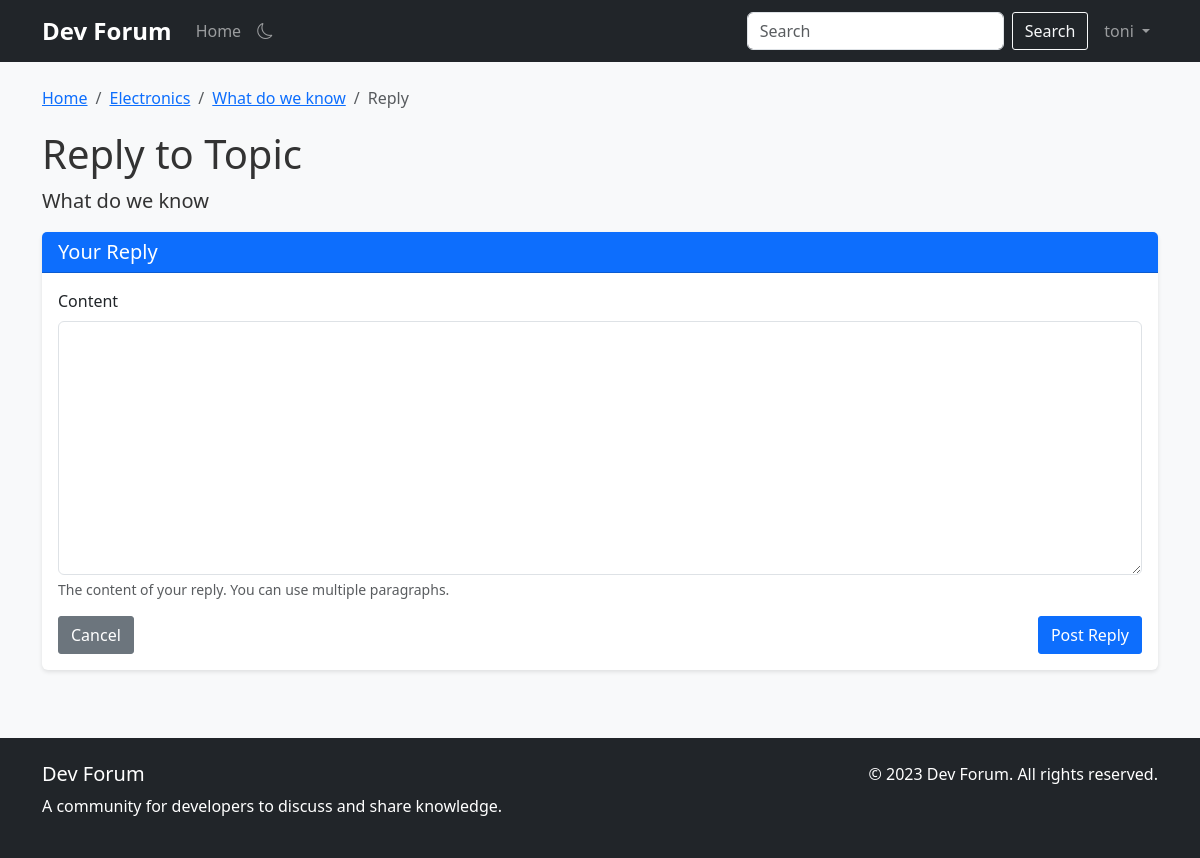
The page /post/new/1 (signed in) on the database its author committed.
### app.py (models this page shows, shortened)
class User(db.Model, UserMixin):
    id = db.Column(db.Integer, primary_key=True)
    username = db.Column(db.String(80), unique=True, nullable=False, index=True)
    email = db.Column(db.String(120), unique=True, nullable=False, index=True)
    password_hash = db.Column(db.String(128))
    bio = db.Column(db.Text, nullable=True)
    join_date = db.Column(db.DateTime, default=datetime.utcnow, index=True)
    is_admin = db.Column(db.Boolean, default=False)
    posts = db.relationship('Post', backref='author', lazy='dynamic', cascade='all, delete-orphan')
    comments = db.relationship('Comment', backref='author', lazy='dynamic', cascade='all, delete-orphan')

class Category(db.Model):
    id = db.Column(db.Integer, primary_key=True)
    name = db.Column(db.String(100), nullable=False, index=True)
    description = db.Column(db.Text, nullable=True)
    topics = db.relationship('Topic', backref='category', lazy='dynamic', cascade='all, delete-orphan')

class Topic(db.Model):
    id = db.Column(db.Integer, primary_key=True)
    title = db.Column(db.String(100), nullable=False, index=True)
    description = db.Column(db.Text, nullable=True)
    created_at = db.Column(db.DateTime, default=datetime.utcnow, index=True)
    category_id = db.Column(db.Integer, db.ForeignKey('category.id'), nullable=False, index=True)
    posts = db.relationship('Post', backref='topic', lazy='dynamic', cascade='all, delete-orphan')

### app.py (the view, shortened to what this page needs)
@app.route('/post/new/<int:topic_id>', methods=['GET', 'POST'])
@login_required
def new_post(topic_id):
    topic = Topic.query.get_or_404(topic_id)
    return render_template('new_post.html', topic=topic)

### app.py (called while the page is built)
@login_manager.user_loader
def load_user(user_id):
    return User.query.get(int(user_id))

@app.context_processor
def utility_processor():
    def recent_topics(limit=5):
        return Topic.query.order_by(Topic.created_at.desc()).limit(limit).all()
    def recent_posts(limit=5):
        return Post.query.order_by(Post.created_at.desc()).limit(limit).all()
    def user_count():
        return User.query.count()
    def topic_count():
        return Topic.query.count()
    def post_count():
        return Post.query.count()
    return {
        'recent_topics': recent_topics,
        'recent_posts': recent_posts,
        'user_count': user_count,
        'topic_count': topic_count,
        'post_count': post_count
    }

### templates/new_post.html (shortened to what this page needs)
{% extends "base.html" %}
{% block content %}
<div class="row">
    <div class="col-md-12">
        <nav aria-label="breadcrumb">
            <ol class="breadcrumb">
                <li class="breadcrumb-item"><a href="{{ url_for('index') }}">Home</a></li>
                <li class="breadcrumb-item"><a href="{{ url_for('category', category_id=topic.category_id) }}">{{ topic.category.name }}</a></li>
                <li class="breadcrumb-item"><a href="{{ url_for('topic', topic_id=topic.id) }}">{{ topic.title }}</a></li>
                <li class="breadcrumb-item active" aria-current="page">Reply</li>
            </ol>
        </nav>
        <h1>Reply to Topic</h1>
        <p class="lead">{{ topic.title }}</p>
        <div class="card">
            <div class="card-header bg-primary text-white">
                <h5 class="mb-0">Your Reply</h5>
            </div>
            <div class="card-body">
                <form method="post" action="{{ url_for('new_post', topic_id=topic.id) }}">
                    <div class="mb-3">
                        <label for="content" class="form-label">Content</label>
                        <textarea class="form-control" id="content" name="content" rows="10" required></textarea>
                        <div class="form-text">The content of your reply. You can use multiple paragraphs.</div>
                    </div>
                    <div class="d-flex justify-content-between">
                        <a href="{{ url_for('topic', topic_id=topic.id) }}" class="btn btn-secondary">Cancel</a>
                        <button type="submit" class="btn btn-primary">Post Reply</button>
                    </div>
                </form>
            </div>
        </div>
    </div>
</div>
{% endblock %}

### templates/base.html (shortened to what this page needs)
<!DOCTYPE html>
<html lang="en">
<head>
    <link href="https://cdn.jsdelivr.net/npm/bootstrap@5.3.0-alpha1/dist/css/bootstrap.min.css" rel="stylesheet">
    <link rel="stylesheet" href="https://cdn.jsdelivr.net/npm/bootstrap-icons@1.10.3/font/bootstrap-icons.css">
    <link rel="stylesheet" href="{{ url_for('static', filename='css/style.css') }}">
</head>
<body>
    <nav class="navbar navbar-expand-lg navbar-dark bg-dark">
        <div class="container">
            <a class="navbar-brand" href="{{ url_for('index') }}">Dev Forum</a>
            <div class="collapse navbar-collapse" id="navbarNav">
                <ul class="navbar-nav me-auto">
                    <li class="nav-item">
                        <a class="nav-link" href="{{ url_for('index') }}">Home</a>
                    </li>
                </ul>
                <form class="d-flex me-2" action="{{ url_for('search') }}" method="get">
                    <input class="form-control me-2" type="search" name="query" placeholder="Search" aria-label="Search">
                    <button class="btn btn-outline-light" type="submit">Search</button>
                </form>
                <ul class="navbar-nav">
                    {% if current_user.is_authenticated %}
                    <li class="nav-item dropdown">
                        <a class="nav-link dropdown-toggle" href="#" id="navbarDropdown" role="button" data-bs-toggle="dropdown" aria-expanded="false">
                            {{ current_user.username }}
                        </a>
                    </li>
                    {% endif %}
                </ul>
            </div>
        </div>
    </nav>
    <div class="container mt-4">
        {% block content %}{% endblock %}
    </div>
    <footer class="bg-dark text-white mt-5 py-4">
        <div class="container">
            <div class="row">
                <div class="col-md-6">
                    <h5>Dev Forum</h5>
                    <p>A community for developers to discuss and share knowledge.</p>
                </div>
                <div class="col-md-6 text-md-end">
                    <p>&copy; 2023 Dev Forum. All rights reserved.</p>
                </div>
            </div>
        </div>
    </footer>
</body>
</html>

### static/css/style.css (style rules this page uses)
body { font-family: 'Segoe UI', Tahoma, Geneva, Verdana, sans-serif; background-color: #f8f9fa; color: #333; }
.navbar-brand { font-weight: bold; font-size: 1.5rem; }
.card { box-shadow: 0 2px 4px rgba(0, 0, 0, 0.1); border: none; margin-bottom: 20px; }
.card-header { font-weight: bold; }
footer { margin-top: 50px; }
.breadcrumb { background-color: transparent; padding: 0; margin-bottom: 20px; }
.btn { border-radius: 3px; }

### rows shown on the page
User: username "toni"
Category: category.name "Electronics"
Topic: title "What do we know"
